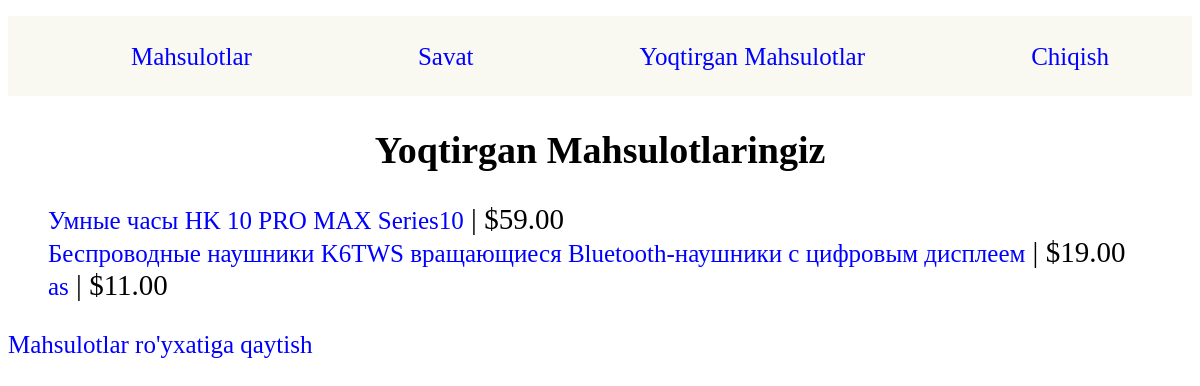
Page /liked-products/ (signed in) on the committed database.
### main/models.py (models this page shows, shortened)
class Product(models.Model):
    name = models.CharField(max_length=200)
    description = models.TextField()
    price = models.DecimalField(max_digits=10, decimal_places=2)
    photo = models.ImageField(upload_to='product_photos/', blank=True, null=True)

### main/views.py (the view)
# urls.py: path('liked-products/', views.liked_products, name='liked_products'),
@login_required
def liked_products(request):
    liked_products = Like.objects.filter(user=request.user, liked=True).values_list('product', flat=True)
    products = Product.objects.filter(id__in=liked_products)
    return render(request, 'main/liked_products.html', {'liked_products': products})

### main/templates/main/liked_products.html
{% extends 'main/base.html' %}
{% block content %}
<h2 class="hhh">Yoqtirgan Mahsulotlaringiz</h2>
{% if liked_products %}
    <ul class="cartul">
        {% for product in liked_products %}
            <li>
                <a href="{% url 'product_detail' product.id %}">{{ product.name }}</a> | ${{ product.price }}
            </li>
        {% endfor %}
    </ul>
{% else %}
    <p>Siz hali birorta mahsulotni yoqtirmadingiz.</p>
{% endif %}
<a href="{% url 'product_list' %}">Mahsulotlar ro'yxatiga qaytish</a>
{% endblock %}

### main/static/main/style.css (style rules this page uses)
a { font-size: 25px; color: blue; text-decoration: none; transition: background-color 0.5s ease; }
li { list-style: none; }
.hhh { display:flex; justify-content:center; font-size:38px }
.cartul { font-size:29px; }

### rows in the picture
Product: name "Умные часы HK 10 PRO MAX Series10", price "59.00"
Product: name "Беспроводные наушники K6TWS вращающиеся Bluetooth-наушники с цифровым дисплеем", price "19.00"
Product: name "as", price "11.00"
